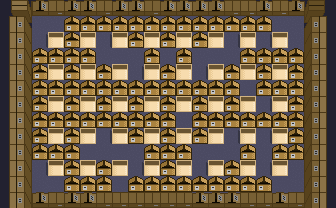

A 2D game scene composited from a Tiled map and its tileset images. What follows is a short description and the map's XML, with each tile layer's data collapsed to a summary:
An orthogonal 21x13 tile map with 16x16 px tiles, 3 tile layers (Floor, Walls, SoftWalls) and 8 objects (8x player_start).

<map version="1.0" orientation="orthogonal" width="21" height="13" tilewidth="16" tileheight="16">
 <tileset firstgid="1" name="box-city" tilewidth="16" tileheight="16">
  <image source="box-city.png" width="112" height="96" />
 </tileset>
 <layer name="Floor" width="21" height="13">
  <properties>
   <property name="nocollide" value="true" />
   <property name="tileset" value="box-city" />
  </properties>
  <data>[273 cells, 273 non-empty, 6 distinct tile ids]</data>
 </layer>
 <layer name="Walls" width="21" height="13">
  <properties>
   <property name="tileset" value="box-city" />
  </properties>
  <data>[273 cells, 126 non-empty, 15 distinct tile ids]</data>
 </layer>
 <layer name="SoftWalls" width="21" height="13">
  <properties>
   <property name="tileset" value="box-city" />
  </properties>
  <data>[273 cells, 105 non-empty, 1 distinct tile ids]</data>
 </layer>
 <objectgroup name="Players" width="21" height="13">
  <object name="Player 1" type="player_start" x="32" y="16" width="16" height="16" />
  <object name="Player 2" type="player_start" x="288" y="176" width="16" height="16" />
  <object name="Player 3" type="player_start" x="32" y="176" width="16" height="16" />
  <object name="Player 4" type="player_start" x="288" y="16" width="16" height="16" />
  <object name="Player 5" type="player_start" x="112" y="48" width="16" height="16" />
  <object name="Player 6" type="player_start" x="208" y="144" width="16" height="16" />
  <object name="Player 7" type="player_start" x="208" y="48" width="16" height="16" />
  <object name="Player 8" type="player_start" x="112" y="144" width="16" height="16" />
 </objectgroup>
</map>